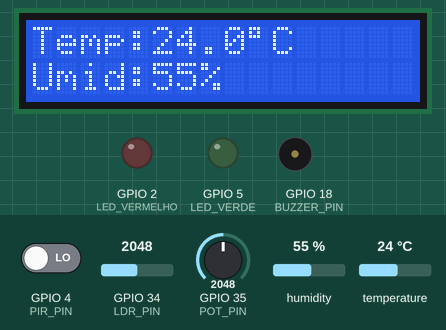
The sketch below on a simulated ESP32. On the bench: 16×2 character LCD, output pins drawn as LEDs (lit = HIGH), buzzer (waves = sounding). The test bench sets the inputs (shaded band); at power-on: GPIO 4 (PIR_PIN) LOW, temperature 24 °C, GPIO 35 (POT_PIN) = 2048, GPIO 34 (LDR_PIN) = 2048, humidity 55 %. WiFi joins after 1.5 s; servers stay silent unless stated; no MQTT or app messages arrive unless stated; what the sketch prints to the serial monitor is not drawn.

Above: at 4.8 s.
4.9 s: GPIO 4 (PIR_PIN) driven HIGH
At 10.6 s:
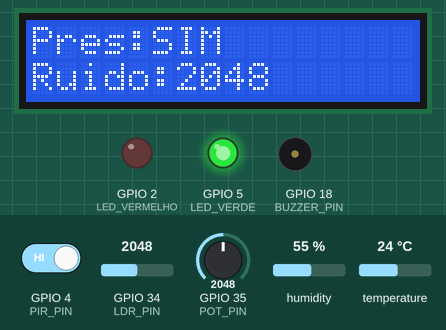
10.9 s: temperature set to 16.6 °C
At 16.7 s:
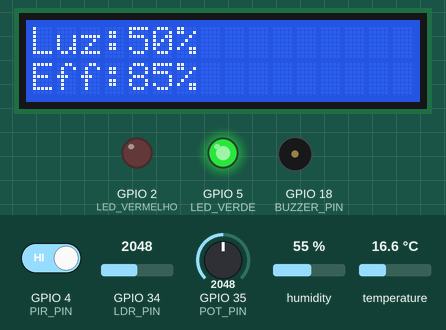
16.9 s: temperature set to 15.1 °C
At 21.6 s:
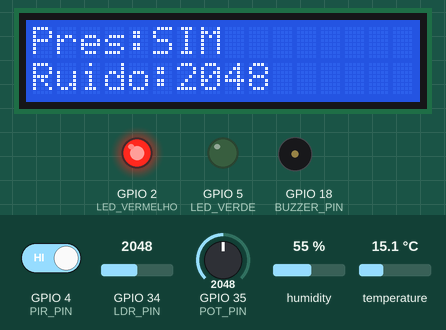
22.9 s: GPIO 4 (PIR_PIN) driven LOW
At 28.4 s:
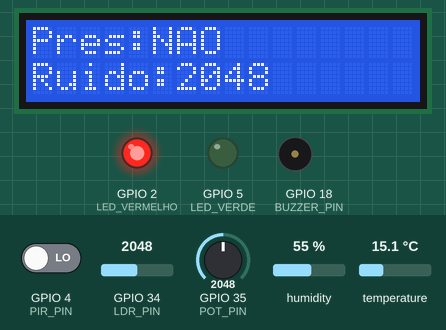
28.9 s: GPIO 35 (POT_PIN) set to 2866
32.0 s: GPIO 34 (LDR_PIN) set to 3040
At 36.8 s:
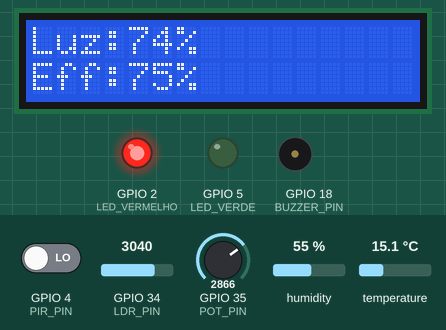
Timing chart, 0 to 37.9 s (numbered marks = the images above; inputs shaded):
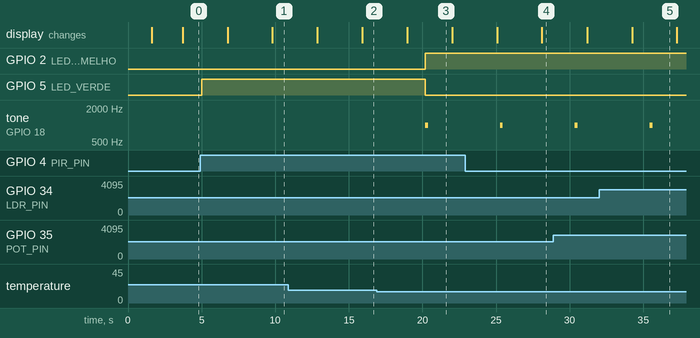

Measured:
- the behaviour switches between 16 and 15.9 °C on temperature (found by bisection; images 2 and 3)
- after the input at 4.9 s, the display: first differs from a run without the input after 4.9 s (image 1)
- after the input at 16.9 s, GPIO 2 (LED_VERMELHO): LOW → HIGH after 3.3 s; GPIO 5 (LED_VERDE): HIGH → LOW after 3.3 s; tone on GPIO 18 (BUZZER_PIN): silent → 1000 Hz after 3.3 s, → silent 0.20 s later
- after the input at 22.9 s, the display: first differs from a run without the input after 5.2 s (image 4)
- what the display in image 3 shows lasts 3.0 s, from 19.0 s to 22.0 s

The sketch:

sketch.ino
```cpp
/* WorkFuture Hub - GS2
Autores: Geovana Maria da Silva Cardoso - 566254
         Mariana Silva do Egito Moreira - 562544
Turma: 1ESPF

Descrição: Sistema de monitoramento ambiental inteligente que coleta dados de sensores,
calcula eficiência energética e envia para FIWARE via MQTT.

Ligações:
DHT22         - D15
LDR           - D34
PIR           - D4 (5V)
Potenciômetro - D35
LED Verde     - D5
LED Vermelho  - D2
Buzzer        - D18
LCD VCC       - 5V
LCD SDA       - D21
LCD SCL       - D22
*/

#include <WiFi.h>
#include <PubSubClient.h>
#include <DHT.h>
#include <LiquidCrystal_I2C.h>

// ===== CONFIGURAÇÕES WIFI/MQTT =====
const char* SSID = "Wokwi-GUEST";
const char* PASSWORD = "";
const char* BROKER_MQTT = "20.220.27.106";
const int BROKER_PORT = 1883;
const char* ID_MQTT = "workfuture_hub_001";

// ===== TÓPICOS MQTT ATUALIZADOS =====
const char* TOPICO_PUBLISH_DATA = "/TEF/workfuture001/attrs";
const char* TOPICO_SUBSCRIBE_CMD = "/TEF/workfuture001/cmd";

// ===== CONFIGURAÇÃO DOS SENSORES =====
#define DHTPIN 15
#define DHTTYPE DHT22
DHT dht(DHTPIN, DHTTYPE);

// ===== PINOS =====
#define LDR_PIN 34
#define PIR_PIN 4
#define POT_PIN 35
#define LED_VERDE 5
#define LED_VERMELHO 2
#define BUZZER_PIN 18

// ===== LCD I2C =====
LiquidCrystal_I2C lcd(0x27, 16, 2); // Endereço 0x27, 16 colunas x 2 linhas

// ===== VARIÁVEIS GLOBAIS =====
WiFiClient espClient;
PubSubClient MQTT(espClient);

// Variáveis dos sensores
float temperatura = 0;
float umidade = 0;
int luminosidade = 0;
bool presenca = false;
int nivelRuido = 0;
float eficienciaEnergetica = 0;

// Estados do sistema
bool sistemaAtivo = true;

// ===== TIMING CONTROL =====
unsigned long lastSensorRead = 0;
unsigned long lastEfficiencyCalc = 0;
unsigned long lastDataSend = 0;
unsigned long lastLCDUpdate = 0;

const unsigned long INTERVALO_SENSORES = 2000;    // 2 segundos
const unsigned long INTERVALO_EFICIENCIA = 5000;  // 5 segundos
const unsigned long INTERVALO_ENVIO = 10000;      // 10 segundos
const unsigned long INTERVALO_LCD = 3000;         // 3 segundos

// ===== PROTÓTIPOS DE FUNÇÃO =====
void initSerial();
void initWiFi();
void initMQTT();
void initSensores();
void initLCD();
void reconectWiFi();
void reconnectMQTT();
void mqtt_callback(char* topic, byte* payload, unsigned int length);
void verificaConexoes();
void lerSensores();
void calcularEficiencia();
void exibirNoLCD();
void controlarAlertas();
void enviarDadosMQTT();
String criarPayloadJSON();

// ===== SETUP =====
void setup() {
  initSerial();
  initSensores();
  initWiFi();
  initMQTT();
  initLCD();

  Serial.println("✅ WorkFuture Hub Inicializado");
  lcd.clear();
  lcd.print("WorkFuture Hub");
  lcd.setCursor(0, 1);
  lcd.print("  Inicializado  ");
  delay(2000);
}

// ===== LOOP PRINCIPAL =====
void loop() {
  verificaConexoes();

  unsigned long currentMillis = millis();

  // Leitura de sensores a cada 2 segundos
  if (currentMillis - lastSensorRead >= INTERVALO_SENSORES) {
    lerSensores();
    lastSensorRead = currentMillis;
  }

  // Cálculo de eficiência a cada 5 segundos
  if (currentMillis - lastEfficiencyCalc >= INTERVALO_EFICIENCIA) {
    calcularEficiencia();
    controlarAlertas(); // Controlar alertas junto com eficiência
    lastEfficiencyCalc = currentMillis;
  }

  // Atualização do LCD a cada 3 segundos
  if (currentMillis - lastLCDUpdate >= INTERVALO_LCD) {
    exibirNoLCD();
    lastLCDUpdate = currentMillis;
  }

  // Envio para MQTT a cada 10 segundos
  if (currentMillis - lastDataSend >= INTERVALO_ENVIO) {
    enviarDadosMQTT();
    lastDataSend = currentMillis;
  }

  MQTT.loop();
  delay(100); // Pequena pausa para estabilidade
}

// ===== INICIALIZAÇÕES =====
void initSerial() {
  Serial.begin(115200);
  Serial.println();
  Serial.println("🚀 WorkFuture Hub - Iniciando...");
}

void initWiFi() {
  delay(10);
  Serial.println("📡 Conectando WiFi...");
  Serial.print("SSID: ");
  Serial.println(SSID);

  WiFi.begin(SSID, PASSWORD);

  while (WiFi.status() != WL_CONNECTED) {
    delay(500);
    Serial.print(".");
  }

  Serial.println("\n✅ WiFi Conectado!");
  Serial.print("📱 IP: ");
  Serial.println(WiFi.localIP());
}

void initMQTT() {
  MQTT.setServer(BROKER_MQTT, BROKER_PORT);
  MQTT.setCallback(mqtt_callback);
}

void initSensores() {
  // Configurar pinos
  pinMode(LED_VERDE, OUTPUT);
  pinMode(LED_VERMELHO, OUTPUT);
  pinMode(BUZZER_PIN, OUTPUT);
  pinMode(PIR_PIN, INPUT);

  // Inicializar sensores
  dht.begin();

  // LEDs iniciais apagados
  digitalWrite(LED_VERDE, LOW);
  digitalWrite(LED_VERMELHO, LOW);
  noTone(BUZZER_PIN);

  Serial.println("✅ Sensores inicializados");
}

void initLCD() {
  lcd.init();
  lcd.backlight();
  lcd.clear();
  lcd.print("WorkFuture Hub");
  Serial.println("✅ LCD inicializado");
}

// ===== SISTEMA DE SENSORES =====
void lerSensores() {
  // Ler DHT22 (Temperatura e Umidade)
  float temp = dht.readTemperature();
  float umid = dht.readHumidity();

  if (!isnan(temp)) temperatura = temp;
  if (!isnan(umid)) umidade = umid;

  // Ler LDR (Luminosidade) - 0-4095 para 0-100%
  int ldrValue = analogRead(LDR_PIN);
  luminosidade = map(ldrValue, 0, 4095, 0, 100);

  // Ler PIR (Presença)
  presenca = digitalRead(PIR_PIN);

  // Ler Potenciômetro (Nível de Ruído simulado) - 0-4095
  nivelRuido = analogRead(POT_PIN);

  // Debug no Serial - APENAS QUANDO MUDAR VALORES SIGNIFICATIVAMENTE
  static float lastTemp = 0;
  static float lastUmid = 0;
  static int lastLuz = 0;
  static bool lastPresenca = false;
  static int lastRuido = 0;

  bool changed = (abs(temperatura - lastTemp) > 0.5) ||
                 (abs(umidade - lastUmid) > 1) ||
                 (abs(luminosidade - lastLuz) > 5) ||
                 (presenca != lastPresenca) ||
                 (abs(nivelRuido - lastRuido) > 100);

  if (changed) {
    Serial.println("=== DADOS DOS SENSORES ===");
    Serial.printf("🌡️  Temp: %.1f°C | 💧 Umidade: %.1f%%\n", temperatura, umidade);
    Serial.printf("💡 Luz: %d%% | 👤 Presença: %s\n", luminosidade, presenca ? "SIM" : "NÃO");
    Serial.printf("🔊 Ruído: %d | ⚡ Eficiência: %.1f%%\n", nivelRuido, eficienciaEnergetica * 100);
    Serial.println("==========================");

    lastTemp = temperatura;
    lastUmid = umidade;
    lastLuz = luminosidade;
    lastPresenca = presenca;
    lastRuido = nivelRuido;
  }
}

void calcularEficiencia() {
  float pontuacao = 100.0; // Começa com 100%

  // Fator 1: Luminosidade + Presença (Desperdício energético)
  if (luminosidade > 70 && !presenca) {
    pontuacao -= 30; // Grande penalidade por luz acesa sem ninguém
    Serial.println("⚠️  ALERTA: Desperdício energético - Luz acesa sem presença");
  } else if (luminosidade > 70 && presenca) {
    pontuacao += 5; // Bônus por uso eficiente
  }

  // Fator 2: Temperatura ideal (18-26°C)
  if (temperatura < 18 || temperatura > 26) {
    pontuacao -= 20; // Penalidade por temperatura fora da faixa
    Serial.printf("⚠️  ALERTA: Temperatura fora da faixa ideal (%.1f°C)\n", temperatura);
  } else {
    pontuacao += 10; // Bônus por temperatura ideal
  }

  // Fator 3: Umidade ideal (40-70%)
  if (umidade < 40 || umidade > 70) {
    pontuacao -= 15;
    Serial.printf("⚠️  ALERTA: Umidade fora da faixa ideal (%.1f%%)\n", umidade);
  } else {
    pontuacao += 5;
  }

  // Fator 4: Ruído elevado (acima de 2500)
  if (nivelRuido > 2500) {
    pontuacao -= 10;
    Serial.printf("⚠️  ALERTA: Nível de ruído elevado (%d)\n", nivelRuido);
  }

  // Limitar entre 0% e 100%
  eficienciaEnergetica = constrain(pontuacao / 100.0, 0.0, 1.0);

  Serial.printf("📊 Eficiência calculada: %.1f%%\n", eficienciaEnergetica * 100);
}

// ===== INTERFACE LCD =====
void exibirNoLCD() {
  static int displayMode = 0;
  lcd.clear();

  switch (displayMode) {
    // ===== Tela 1: Temperatura e Umidade =====
    case 0:
      lcd.setCursor(0, 0);
      lcd.print("Temp:");
      lcd.print(temperatura, 1);
      lcd.print((char)223); // símbolo de grau
      lcd.print("C");

      lcd.setCursor(0, 1);
      lcd.print("Umid:");
      lcd.print(umidade, 0);
      lcd.print("%   "); // espaçamento
      break;

    // ===== Tela 2: Luminosidade e Eficiência =====
    case 1:
      lcd.setCursor(0, 0);
      lcd.print("Luz:");
      lcd.print(luminosidade);
      lcd.print("%   ");

      lcd.setCursor(0, 1);
      lcd.print("Eff:");
      lcd.print(eficienciaEnergetica * 100, 0);
      lcd.print("%   ");
      break;

    // ===== Tela 3: Presença e Ruído =====
    case 2:
      lcd.setCursor(0, 0);
      lcd.print("Pres:");
      lcd.print(presenca ? "SIM " : "NAO");

      lcd.setCursor(0, 1);
      lcd.print("Ruido:");
      lcd.print(nivelRuido);
      lcd.print("   ");
      break;
  }

  displayMode = (displayMode + 1) % 3; // alterna entre 3 telas
}


// ===== SISTEMA DE ALERTAS =====
void controlarAlertas() {
  bool condicoesIdeais = true;

  // Verificar condições críticas
  if (temperatura < 16 || temperatura > 30) {
    condicoesIdeais = false;
  }

  if (luminosidade > 70 && !presenca) {
    condicoesIdeais = false;
  }

  if (nivelRuido > 3000) {
    condicoesIdeais = false;
  }

  if (eficienciaEnergetica < 0.5) {
    condicoesIdeais = false;
  }

  // Controlar LEDs e Buzzer
  if (condicoesIdeais) {
    digitalWrite(LED_VERDE, HIGH);
    digitalWrite(LED_VERMELHO, LOW);
    noTone(BUZZER_PIN);
  } else {
    digitalWrite(LED_VERDE, LOW);
    digitalWrite(LED_VERMELHO, HIGH);

    // Buzzer intermitente para alertas (apenas bip rápido)
    tone(BUZZER_PIN, 1000, 200);
  }
}

// ===== COMUNICAÇÃO MQTT =====
void mqtt_callback(char* topic, byte* payload, unsigned int length) {
  String mensagem;

  for (int i = 0; i < length; i++) {
    mensagem += (char)payload[i];
  }

  Serial.print("📨 Mensagem MQTT Recebida: ");
  Serial.print(mensagem);
  Serial.print(" - Topico ");
  Serial.println(topic);

  // Comandos para controle remoto do sistema
  if (String(topic) == TOPICO_SUBSCRIBE_CMD) {
    if (mensagem == "system_on") {
      sistemaAtivo = true;
      Serial.println("✅ Sistema ativado remotamente");
    } else if (mensagem == "system_off") {
      sistemaAtivo = false;
      Serial.println("⏸️  Sistema pausado remotamente");
    }
  }
}

void verificaConexoes() {
  if (!MQTT.connected()) {
    reconnectMQTT();
  }

  if (WiFi.status() != WL_CONNECTED) {
    Serial.println("🔌 WiFi desconectado, reconectando...");
    reconectWiFi();
  }
}

void reconectWiFi() {
  if (WiFi.status() == WL_CONNECTED) return;

  WiFi.begin(SSID, PASSWORD);
  while (WiFi.status() != WL_CONNECTED) {
    delay(500);
    Serial.print(".");
  }
  Serial.println("\n✅ WiFi Reconectado!");
}

void reconnectMQTT() {
  while (!MQTT.connected()) {
    Serial.print("🔌 Conectando ao Broker MQTT...");

    if (MQTT.connect(ID_MQTT)) {
      Serial.println("✅ Conectado!");

      // Inscrever nos tópicos de comando
      MQTT.subscribe(TOPICO_SUBSCRIBE_CMD);
      Serial.println("✅ Inscrito nos tópicos de comando");

    } else {
      Serial.print("❌ Falha. Código: ");
      Serial.print(MQTT.state());
      Serial.println(" Tentando novamente em 5s...");
      delay(5000);
    }
  }
}

void enviarDadosMQTT() {
  if (!MQTT.connected()) {
    Serial.println("❌ MQTT não conectado");
    return;
  }

  String payload = criarPayloadJSON();

  Serial.print("📤 Publicando no tópico: ");
  Serial.println(TOPICO_PUBLISH_DATA);
  Serial.print("📦 Payload: ");
  Serial.println(payload);

  if (MQTT.publish(TOPICO_PUBLISH_DATA, payload.c_str())) {
    Serial.println("✅ Dados enviados para FIWARE via MQTT");
  } else {
    Serial.println("❌ Falha ao publicar no MQTT");
  }
}

String criarPayloadJSON() {
  // FORMATO ULTRALIGHT COM OBJECT_IDS (igual ao provisionamento)
  String payload = "temperature|" + String(temperatura, 1) +
                   "|humidity|" + String(umidade, 1) +
                   "|light|" + String(luminosidade) +
                   "|presence|" + String(presenca ? "true" : "false") +
                   "|noise_level|" + String(nivelRuido) +
                   "|energy_efficiency|" + String(eficienciaEnergetica, 2);

  return payload;
}
```
